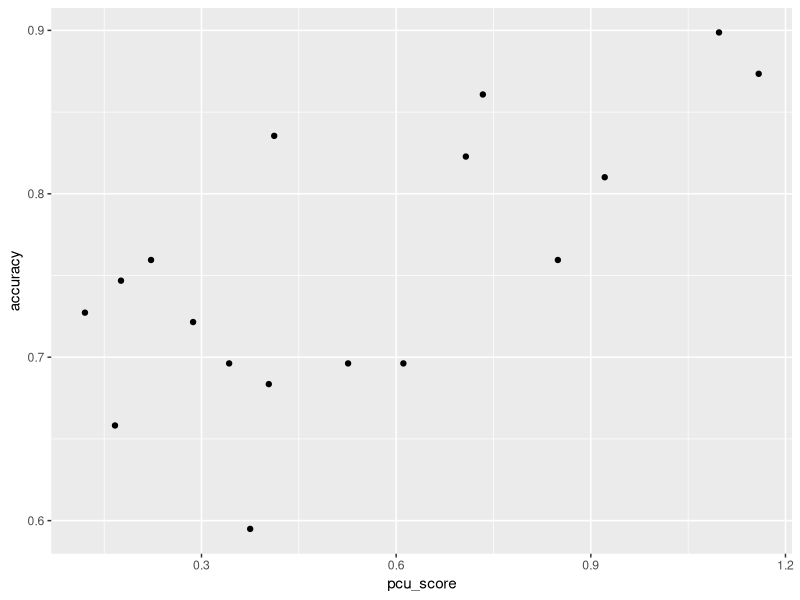
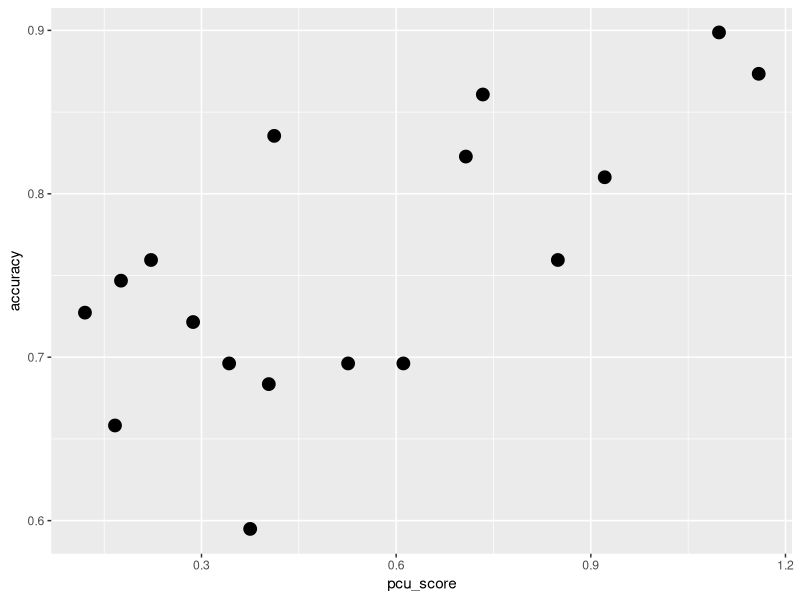
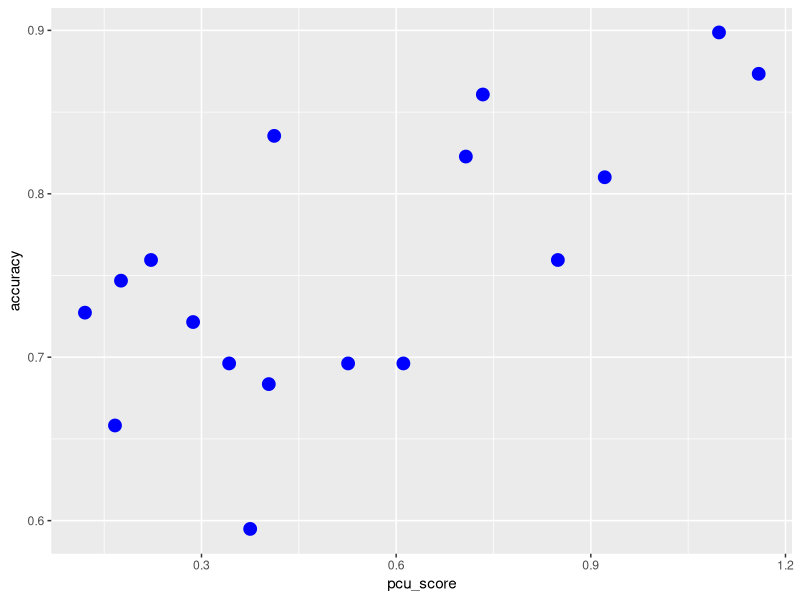
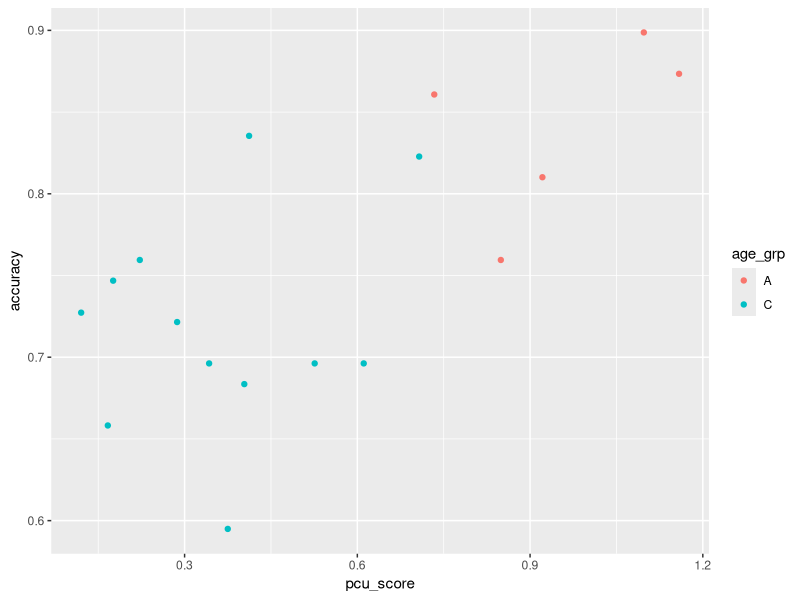
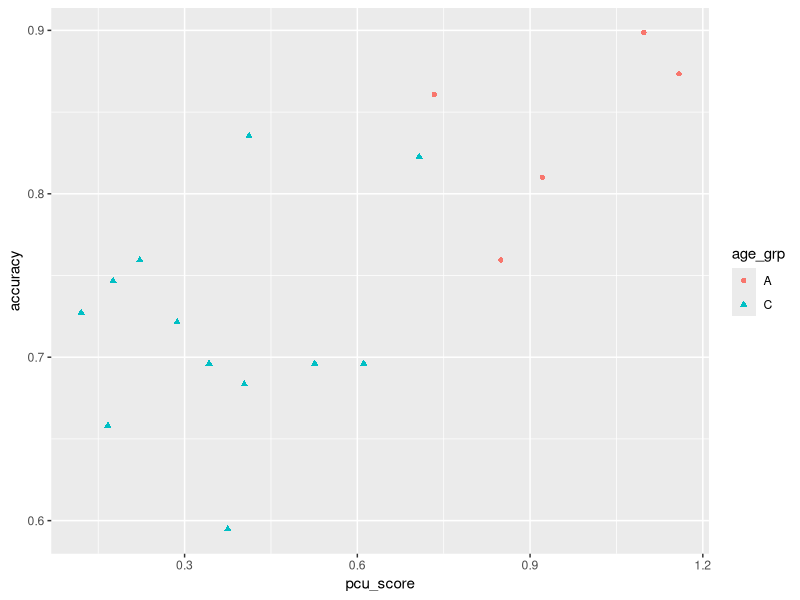
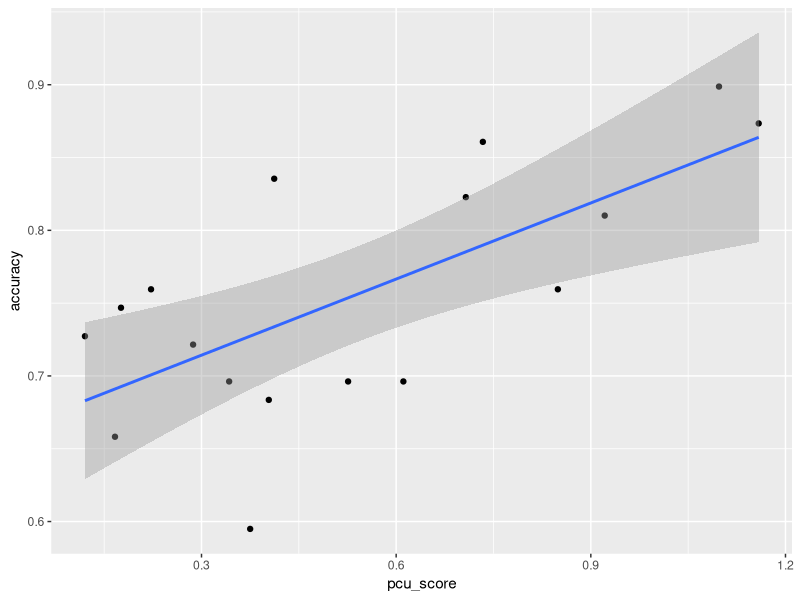
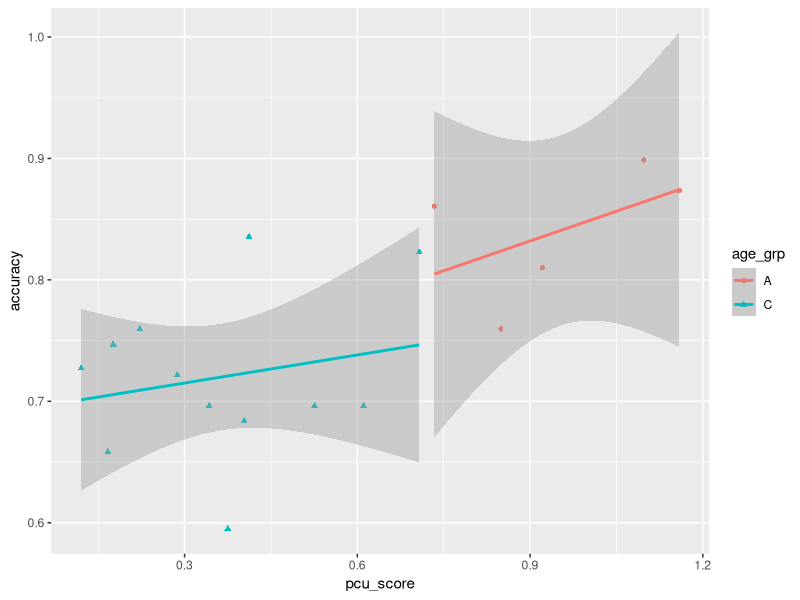
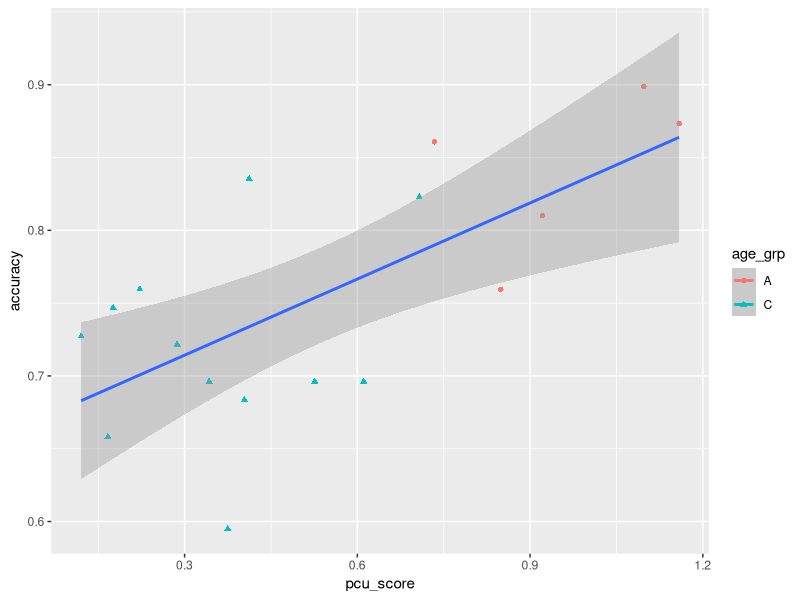

Write R code to recreate these figures, in order.
## ---- chunk 1
game.wmc <- read.table("kr_gamewmc.txt", header=T)

# and let's calculate accuracy again
game.wmc$accuracy <- game.wmc$Phit + game.wmc$PcorrectRejection

## ---- chunk 2
require(ggplot2)

ggplot(game.wmc, aes(x=pcu_score, y=accuracy)) + geom_point() 

ggplot(game.wmc, aes(x=pcu_score, y=accuracy)) + geom_point(size=4) 

ggplot(game.wmc, aes(x=pcu_score, y=accuracy)) + geom_point(size=4, colour="blue") 
## ---- chunk 3
ggplot(game.wmc, aes(x=pcu_score, y=accuracy, colour=age_grp)) + 
  geom_point() 

## ---- chunk 4
ggplot(game.wmc, aes(x=pcu_score, y=accuracy, colour=age_grp, shape=age_grp)) + 
  geom_point() 

## ---- chunk 5
ggplot(game.wmc, aes(x=pcu_score, y=accuracy)) + 
  geom_point() +
  geom_smooth(method="lm")
## ---- chunk 6
ggplot(game.wmc, aes(x=pcu_score, y=accuracy, colour=age_grp, shape=age_grp)) + 
  geom_point() +
  geom_smooth(method="lm")
## ---- chunk 7
ggplot(game.wmc, aes(x=pcu_score, y=accuracy, colour=age_grp, shape=age_grp, group=1)) + 
  geom_point() +
  geom_smooth(method="lm")
## ---- chunk 8
ggplot(game.wmc, aes(x=age_grp, y=accuracy, colour=age_grp)) + 
  geom_boxplot()
## ---- chunk 9
ggplot(game.wmc, aes(x=age_grp, y=accuracy, colour=age_grp)) + 
  stat_summary(fun.data="mean_cl_normal", size=2)
## ---- chunk 10
ggplot(game.wmc, aes(x=accuracy)) + 
  geom_histogram()

ggplot(game.wmc, aes(x=accuracy)) + 
  geom_density()

ggplot(game.wmc, aes(x=accuracy, colour=age_grp)) + 
  geom_density()
## ---- chunk 11

ggplot(game.wmc, aes(x=pcu_score, fill=age_grp)) + 
  geom_histogram() +
  facet_grid(age_grp ~ .)

ggplot(game.wmc, aes(x=pcu_score, fill=age_grp)) + 
  geom_histogram() +
  facet_grid(. ~ age_grp)

## ---- chunk 12
ggsave("sample_plot.png", height=10, width=10, units="cm", dpi=300)

